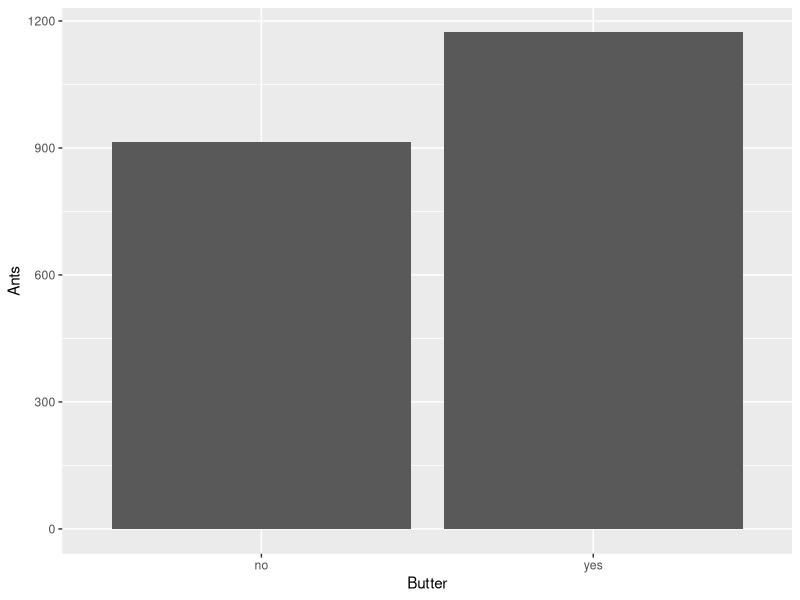
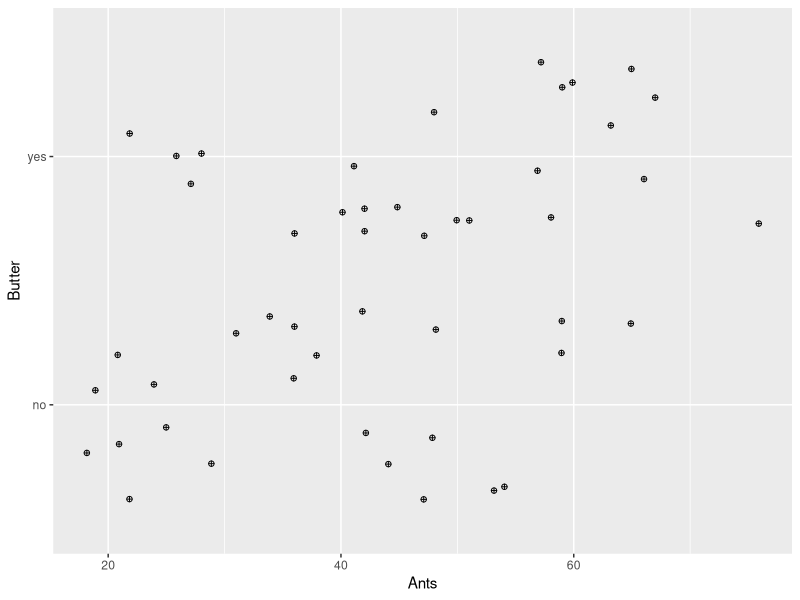

Generate these figures, in order, with R:
# HOMEWORK 1
# set directory and get data from CSV file, read data into a dataframe
setwd("C:/Users/rgrogan1/Desktop/AQM2000/Data")
dfSA <- read.csv("Data/SandwichAnts.csv")

# remove all columns except Butter and Ants
dfSA$X <- NULL
dfSA$Trial <- NULL
dfSA$Bread <- NULL
dfSA$Filling <- NULL

# since Butter column is chr, data is not appropriate, so change Butter column to factor
dfSA$Butter <- as.factor(dfSA$Butter)

# get ggplot library 
library(ggplot2)

# creates a bar plot which counts total ants for butter and not butter
ggplot(dfSA, aes(x=Butter, y=Ants)) + geom_bar(stat="identity")

# creates a jitter plot which displays what each ant count was and whether the sandwhich was buttered or not
ggplot(dfSA, aes(x=Ants, y=Butter)) + geom_jitter(shape=10, position=position_jitter(0.2))

# get the mean and standard deviation of the Ants data
mean_ants <- mean(dfSA$Ants)
standard_deviation_ants <- sd(dfSA$Ants)

# create a second df of just ants, then calculate all z-scores for those items, then save all scores as column in original dataframe
dfSA2 <- dfSA[ ,c("Ants")]
zscores <- (dfSA2 - mean(dfSA2))/sd(dfSA2)
dfSA$scores <- zscores
